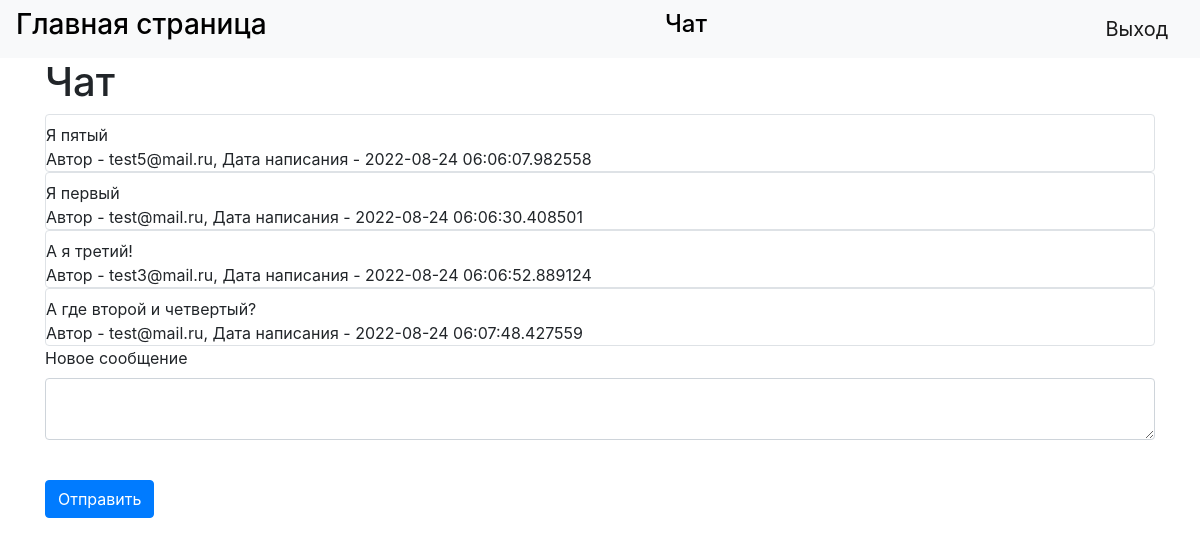
The page /chat (signed in) on the database its author committed.
### data/messages.py (models this page shows)
class Messages(SqlAlchemyBase):
    __tablename__ = 'messages'
    id = sqlalchemy.Column(sqlalchemy.Integer, primary_key=True, autoincrement=True)
    content = sqlalchemy.Column(sqlalchemy.String, nullable=True)
    created_date = sqlalchemy.Column(sqlalchemy.DateTime, default=datetime.datetime.now)
    user_id = sqlalchemy.Column(sqlalchemy.Integer,
                                sqlalchemy.ForeignKey("users.id"))
    user = orm.relation('User')

### data/users.py (models this page shows, shortened)
class User(SqlAlchemyBase, UserMixin):
    __tablename__ = 'users'
    id = sqlalchemy.Column(sqlalchemy.Integer, primary_key=True, autoincrement=True)
    email = sqlalchemy.Column(sqlalchemy.String, index=True, unique=True, nullable=True)
    hashed_password = sqlalchemy.Column(sqlalchemy.String, nullable=True)
    messages = orm.relation("Messages", back_populates='user')

### main.py (the view, shortened to what this page needs)
@app.route("/chat", methods=['GET', 'POST'])
def chat():
    if not current_user.is_authenticated:
        messages = "Чат доступен только авторизованным пользователям"
        return redirect(url_for('.login', messages=messages))
    form = MessageForm()
    session = db_session.create_session()
    messages = session.query(Messages)
    return render_template("chat.html", messages=messages, form=form)

### forms.py
class MessageForm(FlaskForm):
    content = TextAreaField("Новое сообщение", validators=[DataRequired(), Length(1, 255)])
    submit = SubmitField('Отправить')

### data/db_session.py (called while the page is built)
def create_session() -> Session:
    global __factory
    return __factory()

### main.py (called while the page is built)
@login_manager.user_loader
def load_user(user_id):
    session = db_session.create_session()
    return session.query(User).get(user_id)

### templates/chat.html (shortened to what this page needs)
{% extends "base.html" %}
{% block content %}
<h1>Чат</h1>
{% for item in messages %}
<div class="col-md6 border rounded">
  <div>
    {{item.content}}
  </div>
  <div>
    Автор - {{item.user.email}}, Дата написания - {{item.created_date}}
  </div>
</div>
{% endfor %}
<form action="" method="post">
    <p>
        {{ form.content.label }}<br>
        {{ form.content(class="form-control") }}<br>
    </p>
    <p>{{ form.submit(type="submit", class="btn btn-primary") }}</p>
</form>
{% endblock %}

### templates/base.html (shortened to what this page needs)
<!doctype html>
<html lang="en">
<head>
  <link rel="stylesheet"
          href="https://stackpath.bootstrapcdn.com/bootstrap/4.4.1/css/bootstrap.min.css"
>
</head>
<body>
<header>
  <nav class="navbar navbar-light bg-light">
    <h3><a href="/" style="text-decoration: none; color: black;">Главная страница</a></h3>
    <h4><a href="/chat" style="text-decoration: none; color: black;">Чат</a></h4>
    {% if current_user.is_authenticated %}
      <a class="navbar-brand" href="/logout">Выход</a>
    {% else %}
      <p>
        <a class="btn btn-primary " href="/register">Зарегистрироваться</a>
        <a class="btn btn-success" href="/login">Войти</a>
      </p>
    {% endif %}
  </nav>
</header>
<main role="main" class="container">
  {% block content %}{% endblock %}
</main>
</body>
</html>

### rows shown on the page
Messages: content "Я пятый", user.email "test5@mail.ru", created_date "2022-08-24 06:06:07.982558"
Messages: content "Я первый", user.email "test@mail.ru", created_date "2022-08-24 06:06:30.408501"
Messages: content "А я третий!", user.email "test3@mail.ru", created_date "2022-08-24 06:06:52.889124"
Messages: content "А где второй и четвертый?", user.email "test@mail.ru", created_date "2022-08-24 06:07:48.427559"
